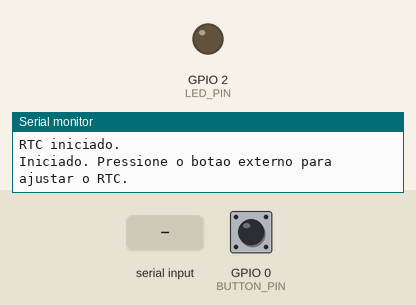
Recording of a sketch running on a simulated ESP8266 (NodeMCU). On the bench: output pins drawn as LEDs (lit = HIGH), the last lines printed to the serial monitor. The inputs (shaded band) are chosen by the test bench; at power-on: GPIO 0 (BUTTON_PIN) HIGH. The local clock reads 2024-03-15 10:24:30 at power-on unless the sketch sets it.

Above: at 0.1 s.
At 1.2 s:
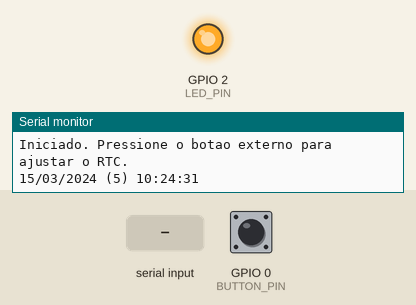
1.3 s: GPIO 0 (BUTTON_PIN) pulled LOW for 0.15 s
At 1.9 s:
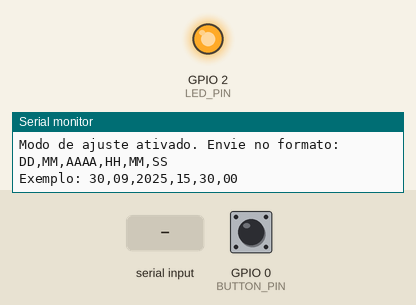
2.9 s: ",\n" received over Serial
Timing chart, 0 to 5.9 s (numbered marks = the images above; inputs shaded):
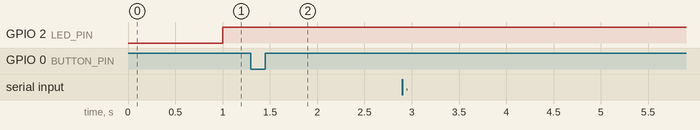

The sketch:

5_rtc_adj.ino
```cpp
// Declaração de Bibliotecas
#include <Arduino.h>
#include <Wire.h>
#include "RTClib.h"
#include <Ticker.h>

// --- Configurações de Hardware e Pinos ---
// Inicialização do RTC, timer por hardware
RTC_DS1307 rtc;
Ticker ticker;

#define I2C_ADDR_RTC 0x68
#define DOW_REGISTER 0x03

#define BUTTON_PIN  0           // D3 (GPIO0) — Botão com pull-up interno
#define LED_PIN     LED_BUILTIN //  GPIO2 - Led Built in

volatile bool tickFlag = false;

bool settingMode = false;      // Modo de ajuste de hora
String inputBuffer = "";

// --- Função de interrupção (Timer1 hardware) ---
void onTick() {
  tickFlag = true;  // Sinaliza que passou 1 segundo
}

// --- Função para validar intervalos ---
bool validateDateTime(int d, int m, int y, int hh, int mm, int ss) {
  if (y < 2000 || y > 2099) return false;
  if (m < 1 || m > 12) return false;
  if (d < 1 || d > 31) return false;
  if (hh < 0 || hh > 23) return false;
  if (mm < 0 || mm > 59) return false;
  if (ss < 0 || ss > 59) return false;
  return true;
}

// --- Função para dividir string em inteiros ---
bool parseInput(String input, int &d, int &m, int &y, int &hh, int &mm, int &ss) {
  input.trim();
  int count = 0;
  int values[6];
  int start = 0;

  while (true) {
    int commaIndex = input.indexOf(",", start);
    String part;
    if (commaIndex == -1) part = input.substring(start);
    else part = input.substring(start, commaIndex);

    part.trim();
    if (part.length() == 0) return false;
    if (count >= 6) return false;  // muitos parâmetros
    values[count++] = part.toInt();

    if (commaIndex == -1) break;
    start = commaIndex + 1;
  }

  if (count != 6) return false; // quantidade errada

  d = values[0]; m = values[1]; y = values[2];
  hh = values[3]; mm = values[4]; ss = values[5];
  return validateDateTime(d, m, y, hh, mm, ss);
}

// --- Setup ---
void setup() {
  Serial.begin(115200);
  Wire.begin(4, 5); // SDA = GPIO4, SCL = GPIO5

  pinMode(LED_PIN, OUTPUT);
  pinMode(BUTTON_PIN, INPUT_PULLUP);

  // Espera até que a Serial esteja disponível para evitar perda de mensagens iniciais
  while(!Serial) yield();

  bool rtcFound = false;
  for (int i = 0; i < 5; i++) { //Tenta até 5 vezes conectar ao RTC
    if (rtc.begin()) {
      rtcFound = true;
      break;
    }
    delay(200);
  }

  if (rtcFound) {
    Serial.println("RTC iniciado.");
  } else {
    Serial.println("RTC nao encontrado! Verifique as conexoes I2C.");
    while(1) yield(); // Trava aqui se o RTC nao for encontrado
  }

  if (!rtc.isrunning()) {
    Serial.println("RTC nao estava rodando, ajustando data/hora com a hora da compilacao...");
    rtc.adjust(DateTime(F(__DATE__), F(__TIME__)));  // Ajusta com a hora da compilacao
  }

  // Configura Ticker para interrupção a cada 1 segundo
  ticker.attach(1.0, onTick);
  Serial.println("Iniciado. Pressione o botao externo para ajustar o RTC.");
}

// --- Loop principal ---
void loop() {
  // Detecta o botão externo para entrar no modo de ajuste
  if (digitalRead(BUTTON_PIN) == LOW && !settingMode) {
    settingMode = true;
    Serial.println("\nModo de ajuste ativado. Envie no formato:");
    Serial.println("DD,MM,AAAA,HH,MM,SS");
    Serial.println("Exemplo: 30,09,2025,15,30,00");
    inputBuffer = "";
    delay(300); // Debounce simples para o botao
  }

  // Lógica para o modo de ajuste
  if (settingMode) {
    while (Serial.available()) {
      char c = Serial.read();
      if (c == '\n' || c == '\r') { // Se Enter for pressionado
        if (inputBuffer.length() > 0) {
          int d, m, y, hh, mm, ss;
          if (parseInput(inputBuffer, d, m, y, hh, mm, ss)) {
            // Ajusta a data e hora no RTC
            // A RTClib calcula o dia da semana automaticamente com base na data (y, m, d).
            // O parâmetro 'dow' no construtor DateTime não é usado para definir o dia da semana no DS1307.
            rtc.adjust(DateTime(y, m, d, hh, mm, ss));

            // --- CORREÇÃO DO DIA DA SEMANA ---
            // O DS1307 armazena o dia da semana em um registrador separado (0x03).
            // A RTClib.h, ao chamar rtc.adjust(DateTime(...)), não escreve diretamente
            // no registrador do dia da semana do DS1307. Ela apenas define a data e hora.
            // O DS1307, por sua vez, calcula o dia da semana automaticamente com base na data.
            // O problema está na *exibição* do dia da semana, não na gravação.
            // A linha de escrita direta no registrador 0x03 foi removida porque o DS1307
            // já faz o cálculo correto. A inconsistência que você vê é na interpretação
            // do valor lido pela RTClib e como ele é mapeado para a exibição.

            Serial.println("RTC ajustado com sucesso!");
            settingMode = false; // Sai do modo de ajuste
            inputBuffer = "";
          } else {
            Serial.println("Entrada invalida! Tente novamente:");
          }
        }
        inputBuffer = ""; // Limpa o buffer após processar ou se a entrada for vazia
      } else {
        inputBuffer += c; // Adiciona o caractere ao buffer de entrada
      }
    }
  }
  // Lógica para exibição contínua da data/hora
  else if (tickFlag) {
    tickFlag = false;
    DateTime now = rtc.now();

    // --- CORREÇÃO DA EXIBIÇÃO DO DIA DA SEMANA ---
    // now.dayOfTheWeek() retorna 0=Domingo, 1=Segunda, ..., 6=Sabado.
    // Queremos exibir no formato 1=Dom, 7=Sab.
    uint8_t displayDow = now.dayOfTheWeek();
    if (displayDow == 0) { // Se for Domingo (0), queremos exibir 7
      displayDow = 7;
    } else { // Para os outros dias (1-6), queremos exibir 1-6
      // Não é necessário ajustar, pois 1=Segunda, 2=Terça, ..., 6=Sábado já está no formato desejado (1-6)
      // Apenas mapeamos 0 (Domingo) para 7.
    }

    Serial.printf("%02d/%02d/%04d (%d) %02d:%02d:%02d\n",
                   now.day(), now.month(), now.year(),
                   displayDow,
                   now.hour(), now.minute(), now.second());
    digitalWrite(LED_PIN, digitalRead(LED_PIN) ^ 1); // Inverte o estado do LED
  }
  yield(); // Permite que o ESP8266 execute outras tarefas
}
```

Measured:
- after the input at 1.3 s, GPIO 2 (LED_PIN): stays HIGH (without the input it goes to LOW after 0.70 s)
